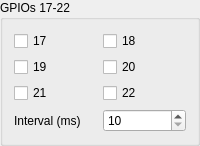
                <widget class="QGroupBox" name="gbGpio">
                 <property name="title">
                  <string>GPIOs 17-22</string>
                 </property>
                 <property name="checkable">
                  <bool>false</bool>
                 </property>
                 <property name="checked">
                  <bool>false</bool>
                 </property>
                 <layout class="QGridLayout" name="gridLayout_10">
                  <item row="3" column="1">
                   <widget class="QSpinBox" name="sbGpioInterval">
                    <property name="minimum">
                     <number>10</number>
                    </property>
                    <property name="maximum">
                     <number>10000</number>
                    </property>
                   </widget>
                  </item>
                  <item row="0" column="1">
                   <widget class="QCheckBox" name="cbGpio18">
                    <property name="text">
                     <string>18</string>
                    </property>
                   </widget>
                  </item>
                  <item row="1" column="0">
                   <widget class="QCheckBox" name="cbGpio19">
                    <property name="text">
                     <string>19</string>
                    </property>
                   </widget>
                  </item>
                  <item row="1" column="1">
                   <widget class="QCheckBox" name="cbGpio20">
                    <property name="text">
                     <string>20</string>
                    </property>
                   </widget>
                  </item>
                  <item row="3" column="0">
                   <widget class="QLabel" name="label_9">
                    <property name="text">
                     <string>Interval (ms)</string>
                    </property>
                   </widget>
                  </item>
                  <item row="0" column="0">
                   <widget class="QCheckBox" name="cbGpio17">
                    <property name="text">
                     <string>17</string>
                    </property>
                   </widget>
                  </item>
                  <item row="2" column="0">
                   <widget class="QCheckBox" name="cbGpio21">
                    <property name="text">
                     <string>21</string>
                    </property>
                   </widget>
                  </item>
                  <item row="2" column="1">
                   <widget class="QCheckBox" name="cbGpio22">
                    <property name="text">
                     <string>22</string>
                    </property>
                   </widget>
                  </item>
                 </layout>
                </widget>
